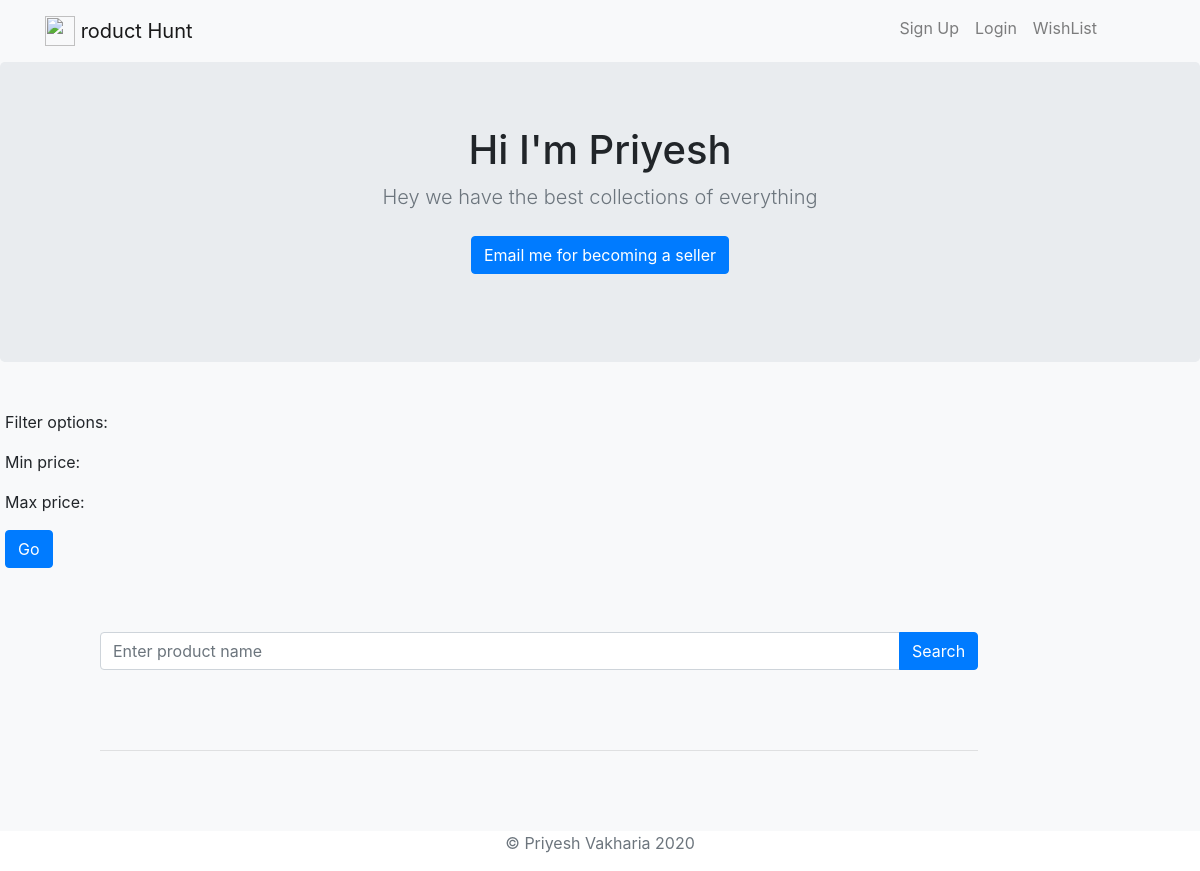
The app's page /page/1/, older data.
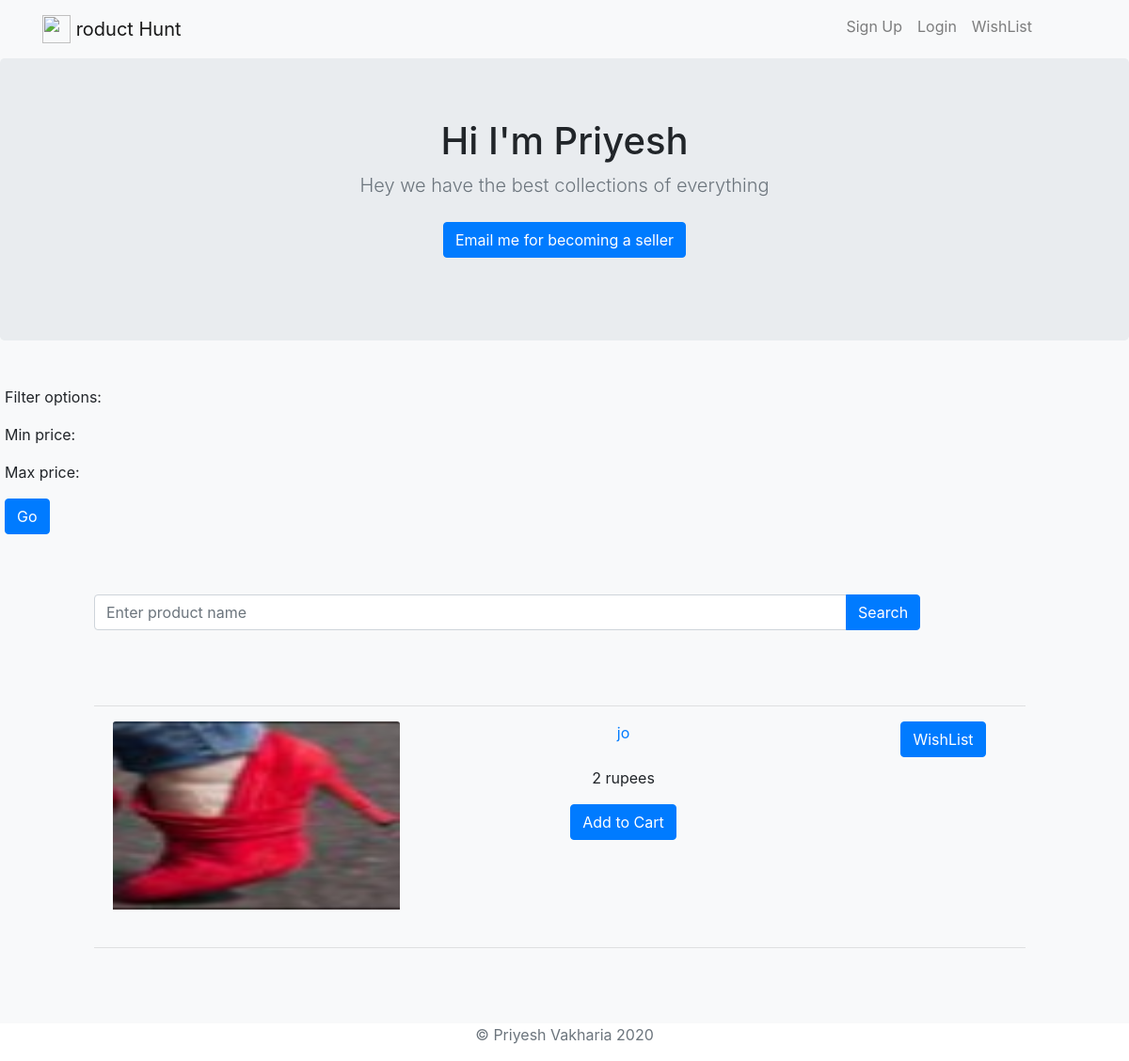
The same page, newer data.
### products/models.py (models this page shows)
class Product(models.Model):
    p_id = models.IntegerField()
    p_name = models.CharField(max_length=50)
    p_description = models.TextField(max_length=200)
    p_image = models.ImageField(upload_to='images/')
    p_stock = models.IntegerField(default=0)
    p_cost = models.IntegerField(default=0)
    p_discount = models.IntegerField(default=0)
    p_category = models.CharField(max_length=30, default='General')

### products/views.py (the view)
# urls.py: path('page/<int:page_id>/',products.views.page,name='page'),
def page(request,page_id):
    products = Product.objects.raw('SELECT * FROM products_product;')
    x = len(products)
    if x % 4 == 0:
        x = x // 4
    else:
        x = x // 4
        x = x + 1
    l = [i for i in range(2, int(x) + 1)]
    start = (page_id-1)*4 +1
    end = page_id*4 +1
    return render(request, 'products/home.html',{'products': products[start:end], 'pages': l,'page_no':page_id})

### products/templates/products/home.html (shortened to what this page needs)
<!doctype html>
<html lang="en">
<head>
    {% load staticfiles %}
    <link rel="stylesheet" href="{% static 'css/mystyle.css' %}">
    <link rel="stylesheet" href="https://stackpath.bootstrapcdn.com/bootstrap/4.4.1/css/bootstrap.min.css"
>
</head>
<body>
<header>
<nav class="navbar navbar-expand-lg navbar-light bg-light">
            <div class="container">
                <a class="navbar-brand" href="{% url 'home' %}">
                    <img src="{% static 'letter.png' %}" class="d-inline-block align-top" height="30" width="30"/>
                    roduct Hunt
                </a>
                <div class="collapse navbar-collapse" id="navbarNavAltMarkup">
                    <div class="navbar-nav , ml-auto">
                        {% if user.is_authenticated %}
                        <a class="nav-item nav-link" href="javascript:{document.getElementById('logout').submit()}">Log Out</a>
                        <form id="logout" method="POST" action="{% url 'logout' %}">
                            {% csrf_token %}
                            <input type="hidden" />
                        </form>
                        {% else %}
                        <a class="nav-item nav-link" href="{% url 'signup' %}">Sign Up</a>
                        <a class="nav-item nav-link" href="{%  url 'login' %}">Login</a>
                        {% endif %}
                        <a class="nav-item nav-link" href="{%  url 'wishlist' %}">WishList</a>
                        <a class="nav-item nav-link" href="{%  url 'showcart' %}"><i class="shopping-cart"></i></a>
                    </div>
                </div>
            </div>
        </nav>
</header>
<main role="main" class="bg-light">
    <section class="jumbotron text-center">
        <div class="container">
            <h1>Hi I'm Priyesh</h1>
            <p class="lead text-muted">Hey we have the best collections of everything</p>
            <p>
                <a href="mailto:priyesh.vakharia@gmail.com" class="btn btn-primary my-2">Email me for becoming a seller</a>
            </p>
        </div>
    </section>
    <div class="row">
        <div class="column py-3 bg-light" style="padding-left:20px;width: 250px">
            <form method="POST" class="input-group-control" action="{% url 'home' %}">
            <p>Filter options:</p>
                <p>Min price: {{filter.min_price}}</p>
                <p>Max price: {{filter.max_price}}</p>
                <input class="btn btn-primary" type="submit" value="Go" />
            </form>
        </div>
        <div class="column">
            <div class="py-5 bg-light" style="padding-left: 100px">
                <div class="container" align="center">
                    <div class="input-group mb-3">
                        <form method="POST" action="{% url 'home' %}">
                            <div class="input-group">
                            <input type="text" class="form-control" placeholder="Enter product name" name="search" style="width: 800px">
                            <div class="input-group-btn input-group-append">
                              <button class="btn btn-primary" type="submit">
                                  Search
                              </button>
                            </div>
                          </div>
                        </form>
                    </div>
                    <br />
                    <br />
                    <hr />
                        {% for product in products %}
                        <div class="row">
                            <div class="column item" style="width: 340px;padding-left: 35px">
                                    <img class="card-img-top" src="{{ product.p_image.url }}" alt="image" height="200" width="20">
                            </div>
                            <div class="column" style="width: 440px;padding-left: 35px">
                                        <a href="{% url 'detail' product.p_id%}"><p class="card-text">{{ product.p_name }}</p></a>
                                        <br />
                                        <p class="card-text">{{ product.p_cost }} rupees</p>
                                        <form method="POST" action="{% url 'addtocart' product_id=product.p_id%}">
                                            <input class=" btn btn-primary" type="submit" onclick="{javascript:alert('Item added to cart')}" value="Add to Cart" />
                                        </form>
                            </div>
                            <div class="column" style="width: 240px;padding-left: 35px">
                                        <form method="POST" action="{% url 'addtowish' product_id=product.p_id%}">
                                            <input class=" btn btn-primary" type="submit" onclick="{javascript:alert('Item added to wishlist')}" value="WishList" />
                                        </form>
                            </div>
                        </div>
                    <br />
                    <hr />
                        {% endfor %}
                </div>
            </div>
        </div>
    </div>
</main>
<footer class="text-muted">
    <div class="container text-center">
        <p>© Priyesh Vakharia {% now "Y" %}</p>
    </div>
</footer>
</body>
</html>

### DjEcommerce/static/css/mystyle.css (style rules this page uses)
.shopping-cart { display: inline-block; background: url('http://cdn1.iconfinder.com/data/icons/jigsoar-icons/24/_cart.png') no-repeat 0 0; width: 24px; height: 24px; margin: 0 10px 0 0; }

Row changes from the older to the newer data that the page shows:
added Product: p_image (picture), p_name "jo", p_cost "2"
